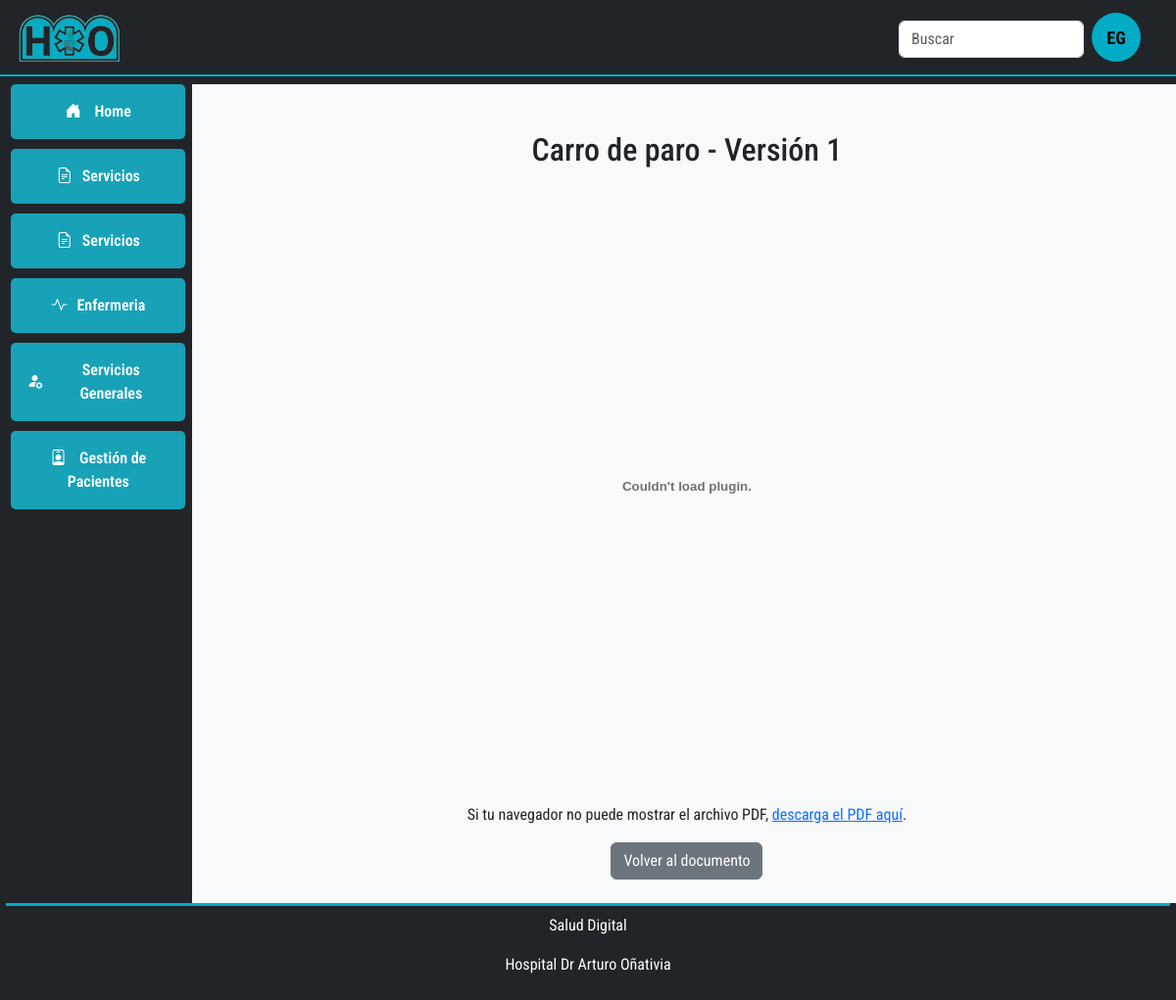
Before: /versiones/2/ with the older database file.
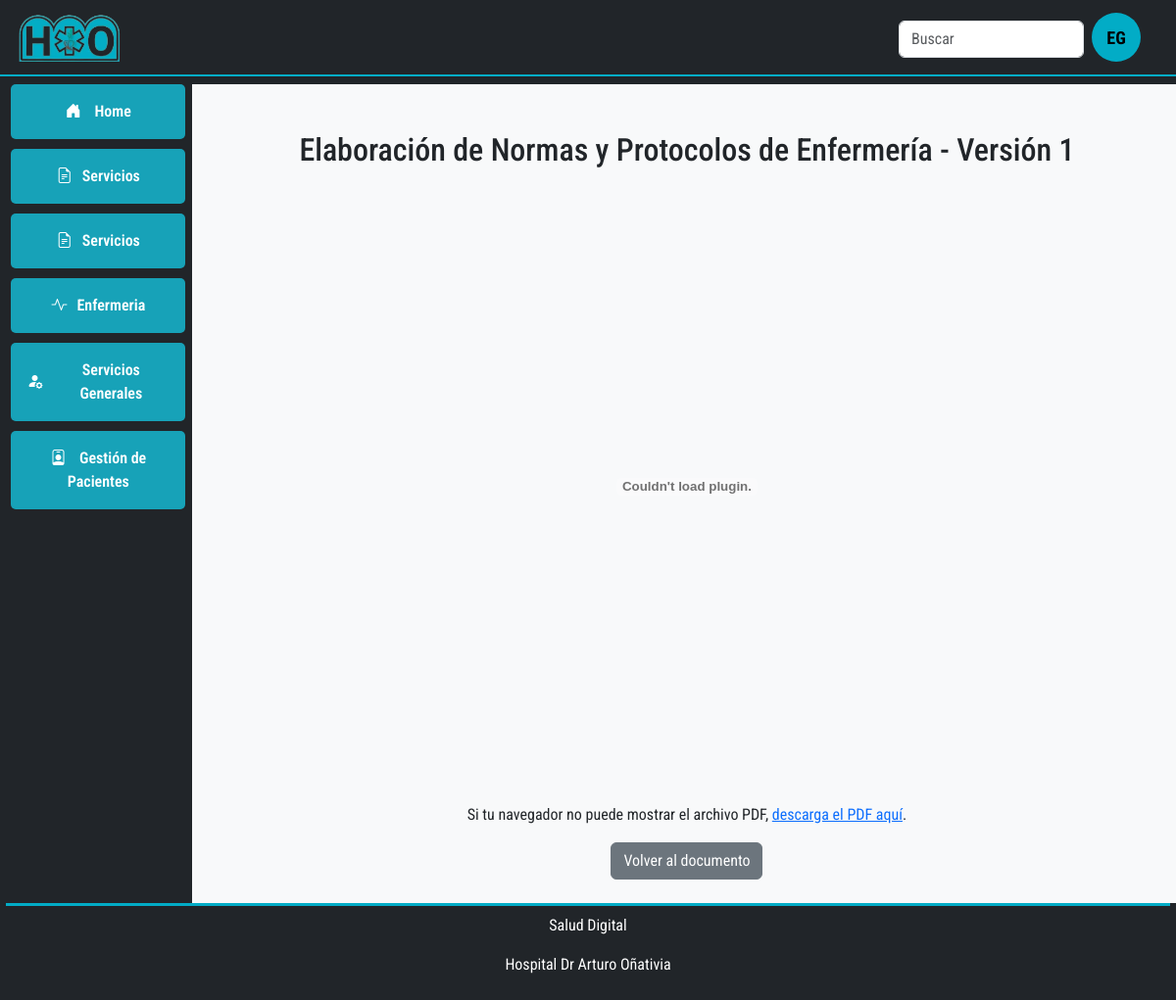
After: the same page with the newer database file.
### ProtocolosDigitales/models.py (models this page shows, shortened)
class VersionDocumento(models.Model):
    documento = models.ForeignKey(
        Documento, on_delete=models.CASCADE, related_name="versiones"
    )
    version = models.PositiveBigIntegerField()
    archivo_pdf = models.FileField(upload_to="documentos/")
    fecha_creacion = models.DateTimeField(null=False, blank=False)
    fecha_subida = models.DateTimeField(auto_now_add=True)
    fecha_revision = models.DateTimeField(null=True, blank=True)
    fecha_implementacion = models.DateTimeField(null=True, blank=True)

class Documento(models.Model):
    Opciones_clases = [
        ("Normativa General", "Normativa General"),
        ("Protocolo de Control de Infecciones", "Protocolo de Control de Infecciones"),
        ("Protocolos Generales", "Protocolos Generales"),
        ("Protocolos de Servicio", "Protocolos de Servicio"),
        ("Instructivo de Procedimiento", "Instructivo de Procedimiento"),
    ]
    clase = models.CharField(
        max_length=50, choices=Opciones_clases, blank=False, null=False
    )
    nombre = models.CharField(max_length=100, unique=True, blank=False, null=False)
    codigo = models.CharField(max_length=50, unique=True, blank=False, null=False)

### ProtocolosDigitales/views.py (the view)
class VersionDocumentoDetailView(DetailView):
    model = VersionDocumento
    template_name = "ProtocolosDigitales/versiondocumento_detail.html"
    context_object_name = "version"

### ProtocolosDigitales/templates/ProtocolosDigitales/versiondocumento_detail.html
{% extends 'base.html' %} {% block main_content %}
<h2 class="my-4">
  {{ version.documento.nombre }} - Versión {{ version.version }}
</h2>
<div class="embed-responsive embed-responsive-16by9">
  <embed
    src="{{ version.archivo_pdf.url }}"
    type="application/pdf"
    class="embed-responsive-item"
    width="100%"
    height="600px"
  />
</div>
<p class="my-3">
  Si tu navegador no puede mostrar el archivo PDF,
  <a href="{{ version.archivo_pdf.url }}" target="_blank"
    >descarga el PDF aquí</a
  >.
</p>
<a
  href="{% url 'documento_detail' version.documento.pk %}"
  class="btn btn-secondary"
  >Volver al documento</a
>
{% endblock %}

Changed rows visible on the page:
changed VersionDocumento: documento.nombre "Carro de paro" → "Elaboración de Normas y Protocolos de Enfermería"
